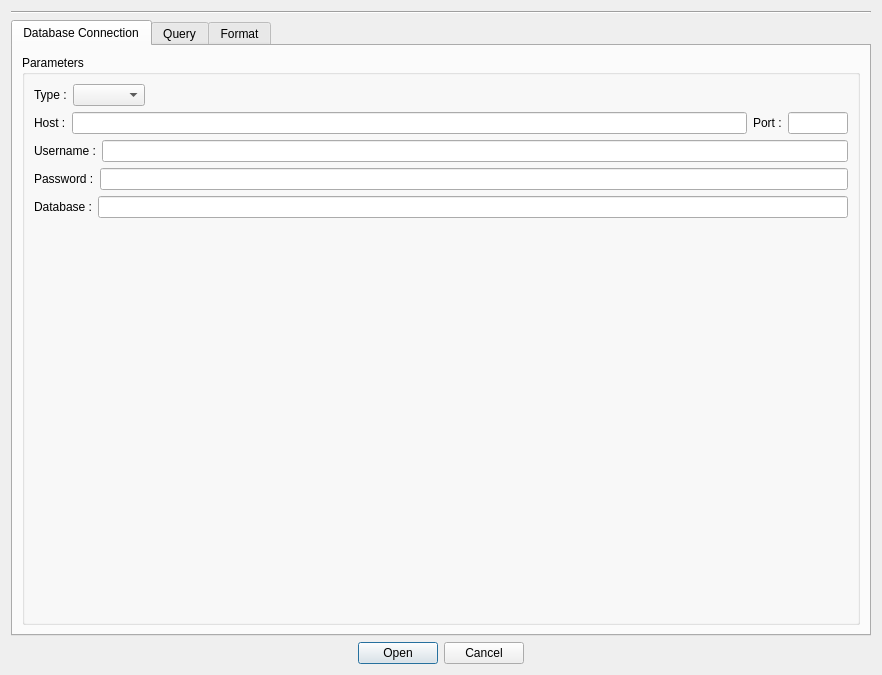
<?xml version="1.0" encoding="UTF-8"?>
<ui version="4.0">
 <class>DbParams</class>
 <widget class="QDialog" name="DbParams">
  <property name="geometry">
   <rect>
    <x>0</x>
    <y>0</y>
    <width>882</width>
    <height>675</height>
   </rect>
  </property>
  <property name="windowTitle">
   <string>Dialog</string>
  </property>
  <layout class="QVBoxLayout" name="verticalLayout">
   <item>
    <layout class="QVBoxLayout" name="presets_layout">
     <property name="sizeConstraint">
      <enum>QLayout::SetMaximumSize</enum>
     </property>
    </layout>
   </item>
   <item>
    <widget class="Line" name="line">
     <property name="orientation">
      <enum>Qt::Horizontal</enum>
     </property>
    </widget>
   </item>
   <item>
    <widget class="QTabWidget" name="tabWidget">
     <property name="sizePolicy">
      <sizepolicy hsizetype="MinimumExpanding" vsizetype="MinimumExpanding">
       <horstretch>0</horstretch>
       <verstretch>0</verstretch>
      </sizepolicy>
     </property>
     <property name="currentIndex">
      <number>0</number>
     </property>
     <widget class="QWidget" name="tab">
      <attribute name="title">
       <string>Database Connection</string>
      </attribute>
      <layout class="QGridLayout" name="gridLayout">
       <item row="0" column="0">
        <layout class="QHBoxLayout" name="horizontalLayout">
         <item>
          <widget class="QGroupBox" name="groupBox_2">
           <property name="sizePolicy">
            <sizepolicy hsizetype="MinimumExpanding" vsizetype="MinimumExpanding">
             <horstretch>0</horstretch>
             <verstretch>0</verstretch>
            </sizepolicy>
           </property>
           <property name="title">
            <string>Parameters</string>
           </property>
           <property name="flat">
            <bool>false</bool>
           </property>
           <property name="checkable">
            <bool>false</bool>
           </property>
           <layout class="QVBoxLayout" name="verticalLayout_2">
            <item>
             <layout class="QHBoxLayout" name="horizontalLayout_11">
              <item>
               <widget class="QLabel" name="label_9">
                <property name="sizePolicy">
                 <sizepolicy hsizetype="Maximum" vsizetype="Maximum">
                  <horstretch>0</horstretch>
                  <verstretch>0</verstretch>
                 </sizepolicy>
                </property>
                <property name="text">
                 <string>Type :</string>
                </property>
               </widget>
              </item>
              <item>
               <widget class="QComboBox" name="_combo_type">
                <property name="sizePolicy">
                 <sizepolicy hsizetype="Maximum" vsizetype="Fixed">
                  <horstretch>0</horstretch>
                  <verstretch>0</verstretch>
                 </sizepolicy>
                </property>
               </widget>
              </item>
              <item>
               <spacer name="horizontalSpacer_5">
                <property name="orientation">
                 <enum>Qt::Horizontal</enum>
                </property>
                <property name="sizeHint" stdset="0">
                 <size>
                  <width>40</width>
                  <height>20</height>
                 </size>
                </property>
               </spacer>
              </item>
             </layout>
            </item>
            <item>
             <layout class="QHBoxLayout" name="_layout_host">
              <item>
               <widget class="QLabel" name="label_2">
                <property name="sizePolicy">
                 <sizepolicy hsizetype="Maximum" vsizetype="Maximum">
                  <horstretch>0</horstretch>
                  <verstretch>0</verstretch>
                 </sizepolicy>
                </property>
                <property name="text">
                 <string>Host :</string>
                </property>
               </widget>
              </item>
              <item>
               <widget class="QLineEdit" name="_txt_host"/>
              </item>
              <item>
               <widget class="QLabel" name="label_3">
                <property name="sizePolicy">
                 <sizepolicy hsizetype="Maximum" vsizetype="Maximum">
                  <horstretch>0</horstretch>
                  <verstretch>0</verstretch>
                 </sizepolicy>
                </property>
                <property name="text">
                 <string>Port :</string>
                </property>
               </widget>
              </item>
              <item>
               <widget class="QLineEdit" name="_txt_port">
                <property name="sizePolicy">
                 <sizepolicy hsizetype="Maximum" vsizetype="Fixed">
                  <horstretch>0</horstretch>
                  <verstretch>0</verstretch>
                 </sizepolicy>
                </property>
                <property name="maximumSize">
                 <size>
                  <width>60</width>
                  <height>16777215</height>
                 </size>
                </property>
               </widget>
              </item>
             </layout>
            </item>
            <item>
             <layout class="QHBoxLayout" name="_layout_username">
              <item>
               <widget class="QLabel" name="label_4">
                <property name="sizePolicy">
                 <sizepolicy hsizetype="Maximum" vsizetype="Maximum">
                  <horstretch>0</horstretch>
                  <verstretch>0</verstretch>
                 </sizepolicy>
                </property>
                <property name="text">
                 <string>Username :</string>
                </property>
               </widget>
              </item>
              <item>
               <widget class="QLineEdit" name="_txt_user"/>
              </item>
             </layout>
            </item>
            <item>
             <layout class="QHBoxLayout" name="_layout_password">
              <item>
               <widget class="QLabel" name="label_5">
                <property name="sizePolicy">
                 <sizepolicy hsizetype="Maximum" vsizetype="Maximum">
                  <horstretch>0</horstretch>
                  <verstretch>0</verstretch>
                 </sizepolicy>
                </property>
                <property name="text">
                 <string>Password :</string>
                </property>
               </widget>
              </item>
              <item>
               <widget class="QLineEdit" name="_txt_pwd">
                <property name="echoMode">
                 <enum>QLineEdit::Password</enum>
                </property>
                <property name="placeholderText">
                 <string notr="true"/>
                </property>
               </widget>
              </item>
             </layout>
            </item>
            <item>
             <layout class="QHBoxLayout" name="_layout_db">
              <item>
               <widget class="QLabel" name="label_10">
                <property name="text">
                 <string>Database :</string>
                </property>
               </widget>
              </item>
              <item>
               <widget class="QLineEdit" name="_txt_dbname"/>
              </item>
             </layout>
            </item>
            <item>
             <spacer name="verticalSpacer">
              <property name="orientation">
               <enum>Qt::Vertical</enum>
              </property>
              <property name="sizeHint" stdset="0">
               <size>
                <width>20</width>
                <height>40</height>
               </size>
              </property>
             </spacer>
            </item>
           </layout>
          </widget>
         </item>
        </layout>
       </item>
      </layout>
     </widget>
     <widget class="QWidget" name="tab_2">
      <property name="sizePolicy">
       <sizepolicy hsizetype="MinimumExpanding" vsizetype="MinimumExpanding">
        <horstretch>0</horstretch>
        <verstretch>0</verstretch>
       </sizepolicy>
      </property>
      <attribute name="title">
       <string>Query</string>
      </attribute>
      <layout class="QVBoxLayout" name="verticalLayout_9">
       <item>
        <layout class="QVBoxLayout" name="verticalLayout_7">
         <item>
          <widget class="QGroupBox" name="groupBox_3">
           <property name="sizePolicy">
            <sizepolicy hsizetype="MinimumExpanding" vsizetype="MinimumExpanding">
             <horstretch>0</horstretch>
             <verstretch>0</verstretch>
            </sizepolicy>
           </property>
           <property name="title">
            <string>Query</string>
           </property>
           <layout class="QVBoxLayout" name="verticalLayout_8">
            <item>
             <widget class="QPlainTextEdit" name="_txt_query">
              <property name="sizePolicy">
               <sizepolicy hsizetype="MinimumExpanding" vsizetype="MinimumExpanding">
                <horstretch>0</horstretch>
                <verstretch>10</verstretch>
               </sizepolicy>
              </property>
             </widget>
            </item>
            <item>
             <layout class="QHBoxLayout" name="horizontalLayout_7">
              <item>
               <spacer name="horizontalSpacer_2">
                <property name="orientation">
                 <enum>Qt::Horizontal</enum>
                </property>
                <property name="sizeHint" stdset="0">
                 <size>
                  <width>40</width>
                  <height>20</height>
                 </size>
                </property>
               </spacer>
              </item>
              <item>
               <widget class="QLabel" name="label_8">
                <property name="sizePolicy">
                 <sizepolicy hsizetype="Maximum" vsizetype="Maximum">
                  <horstretch>0</horstretch>
                  <verstretch>0</verstretch>
                 </sizepolicy>
                </property>
                <property name="text">
                 <string>View the results of this query with </string>
                </property>
               </widget>
              </item>
              <item>
               <widget class="QLineEdit" name="_txt_nrows">
                <property name="sizePolicy">
                 <sizepolicy hsizetype="Maximum" vsizetype="Maximum">
                  <horstretch>0</horstretch>
                  <verstretch>0</verstretch>
                 </sizepolicy>
                </property>
               </widget>
              </item>
              <item>
               <widget class="QLabel" name="label_7">
                <property name="sizePolicy">
                 <sizepolicy hsizetype="Maximum" vsizetype="Maximum">
                  <horstretch>0</horstretch>
                  <verstretch>0</verstretch>
                 </sizepolicy>
                </property>
                <property name="text">
                 <string>rows</string>
                </property>
               </widget>
              </item>
              <item>
               <widget class="QPushButton" name="_btn_query_preview">
                <property name="sizePolicy">
                 <sizepolicy hsizetype="Maximum" vsizetype="Maximum">
                  <horstretch>0</horstretch>
                  <verstretch>0</verstretch>
                 </sizepolicy>
                </property>
                <property name="text">
                 <string>Preview</string>
                </property>
               </widget>
              </item>
              <item>
               <spacer name="horizontalSpacer">
                <property name="orientation">
                 <enum>Qt::Horizontal</enum>
                </property>
                <property name="sizeHint" stdset="0">
                 <size>
                  <width>40</width>
                  <height>20</height>
                 </size>
                </property>
               </spacer>
              </item>
             </layout>
            </item>
            <item>
             <widget class="QGroupBox" name="groupBox">
              <property name="title">
               <string>Tables</string>
              </property>
              <layout class="QVBoxLayout" name="verticalLayout_10">
               <item>
                <widget class="QListWidget" name="_tables_list">
                 <property name="sizePolicy">
                  <sizepolicy hsizetype="MinimumExpanding" vsizetype="MinimumExpanding">
                   <horstretch>0</horstretch>
                   <verstretch>0</verstretch>
                  </sizepolicy>
                 </property>
                </widget>
               </item>
               <item>
                <widget class="QPushButton" name="_update_tables_button">
                 <property name="text">
                  <string>&amp;update</string>
                 </property>
                </widget>
               </item>
              </layout>
             </widget>
            </item>
           </layout>
          </widget>
         </item>
        </layout>
       </item>
      </layout>
     </widget>
     <widget class="QWidget" name="tab_3">
      <attribute name="title">
       <string>Format</string>
      </attribute>
      <layout class="QVBoxLayout" name="verticalLayout_12">
       <item>
        <layout class="QVBoxLayout" name="verticalLayout_11">
         <item>
          <widget class="QGroupBox" name="groupBox_4">
           <property name="title">
            <string>Formats</string>
           </property>
           <layout class="QVBoxLayout" name="verticalLayout_4">
            <item>
             <layout class="QHBoxLayout" name="horizontalLayout_8">
              <item>
               <widget class="QRadioButton" name="_radio_use_existing">
                <property name="sizePolicy">
                 <sizepolicy hsizetype="Maximum" vsizetype="Maximum">
                  <horstretch>0</horstretch>
                  <verstretch>0</verstretch>
                 </sizepolicy>
                </property>
                <property name="text">
                 <string>Use an e&amp;xisting database format :</string>
                </property>
                <property name="checked">
                 <bool>false</bool>
                </property>
               </widget>
              </item>
              <item>
               <widget class="QComboBox" name="_combo_formats"/>
              </item>
              <item>
               <widget class="QPushButton" name="_btn_edit_existing">
                <property name="sizePolicy">
                 <sizepolicy hsizetype="Maximum" vsizetype="Maximum">
                  <horstretch>0</horstretch>
                  <verstretch>0</verstretch>
                 </sizepolicy>
                </property>
                <property name="text">
                 <string>Edit...</string>
                </property>
               </widget>
              </item>
             </layout>
            </item>
            <item>
             <layout class="QHBoxLayout" name="horizontalLayout_10">
              <item>
               <widget class="QRadioButton" name="_radio_new_format">
                <property name="text">
                 <string>Use a format based on this query using these fields :</string>
                </property>
                <property name="checked">
                 <bool>false</bool>
                </property>
               </widget>
              </item>
              <item>
               <widget class="QPushButton" name="_btn_update_fields">
                <property name="sizePolicy">
                 <sizepolicy hsizetype="Maximum" vsizetype="Maximum">
                  <horstretch>0</horstretch>
                  <verstretch>0</verstretch>
                 </sizepolicy>
                </property>
                <property name="text">
                 <string>Update fields</string>
                </property>
               </widget>
              </item>
              <item>
               <widget class="QPushButton" name="_btn_edit_new">
                <property name="sizePolicy">
                 <sizepolicy hsizetype="Maximum" vsizetype="Fixed">
                  <horstretch>0</horstretch>
                  <verstretch>0</verstretch>
                 </sizepolicy>
                </property>
                <property name="text">
                 <string>Edit...</string>
                </property>
               </widget>
              </item>
             </layout>
            </item>
            <item>
             <widget class="QTableWidget" name="_table_fields">
              <property name="sizePolicy">
               <sizepolicy hsizetype="Expanding" vsizetype="Expanding">
                <horstretch>0</horstretch>
                <verstretch>0</verstretch>
               </sizepolicy>
              </property>
              <property name="editTriggers">
               <set>QAbstractItemView::NoEditTriggers</set>
              </property>
              <property name="dragDropOverwriteMode">
               <bool>false</bool>
              </property>
             </widget>
            </item>
            <item>
             <layout class="QHBoxLayout" name="horizontalLayout_9">
              <item>
               <spacer name="horizontalSpacer_3">
                <property name="orientation">
                 <enum>Qt::Horizontal</enum>
                </property>
                <property name="sizeHint" stdset="0">
                 <size>
                  <width>40</width>
                  <height>20</height>
                 </size>
                </property>
               </spacer>
              </item>
              <item>
               <widget class="QPushButton" name="_btn_saveas">
                <property name="text">
                 <string>Save as...</string>
                </property>
               </widget>
              </item>
             </layout>
            </item>
           </layout>
          </widget>
         </item>
        </layout>
       </item>
      </layout>
     </widget>
    </widget>
   </item>
   <item>
    <widget class="QDialogButtonBox" name="buttonBox">
     <property name="orientation">
      <enum>Qt::Horizontal</enum>
     </property>
     <property name="standardButtons">
      <set>QDialogButtonBox::Cancel|QDialogButtonBox::Open</set>
     </property>
     <property name="centerButtons">
      <bool>true</bool>
     </property>
    </widget>
   </item>
  </layout>
 </widget>
 <resources/>
 <connections>
  <connection>
   <sender>buttonBox</sender>
   <signal>rejected()</signal>
   <receiver>DbParams</receiver>
   <slot>reject()</slot>
   <hints>
    <hint type="sourcelabel">
     <x>316</x>
     <y>260</y>
    </hint>
    <hint type="destinationlabel">
     <x>286</x>
     <y>274</y>
    </hint>
   </hints>
  </connection>
 </connections>
</ui>
